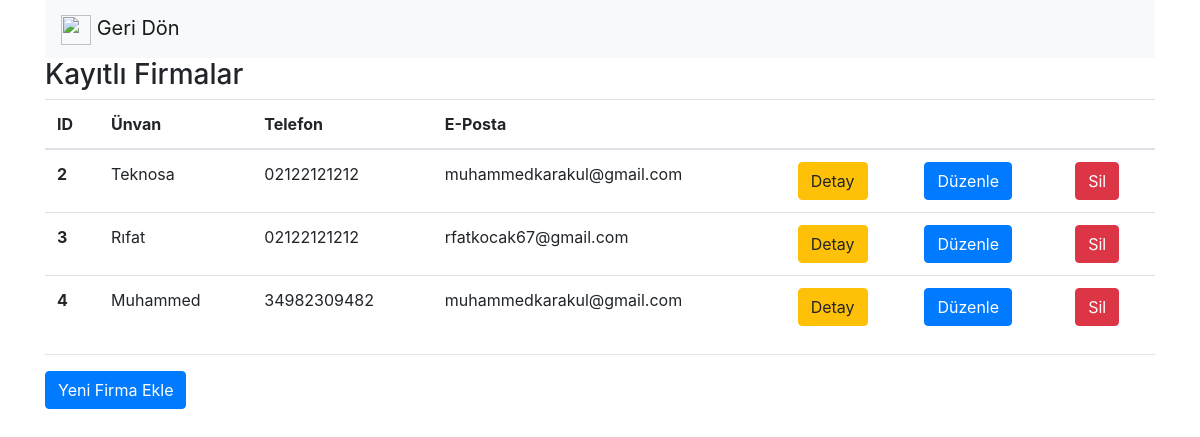
The app's page /firmaListe, older data.
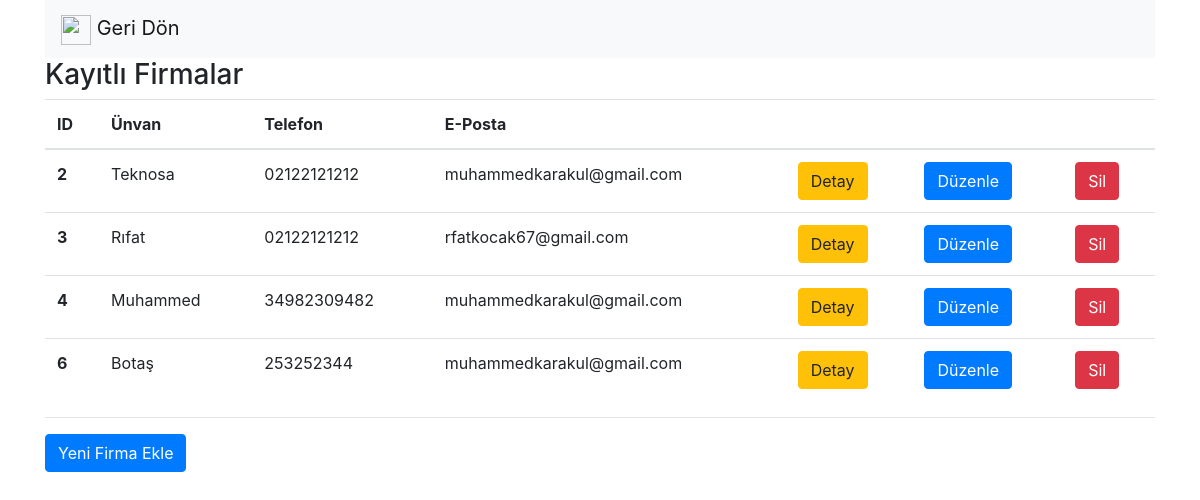
The same page, newer data.
### safeputapp/models.py (models this page shows, shortened)
class Firma(models.Model):
    kutuk_no = models.CharField(max_length = 10, verbose_name = "Kütük Numarası")
    unvan = models.CharField(max_length = 50, verbose_name = "Ünvan")
    adres = models.CharField(max_length = 250, verbose_name = "Adres")
    posta_kodu = models.CharField(max_length = 10, verbose_name = "Posta Kodu")
    sehir = models.CharField(max_length = 50, verbose_name = "Şehir")
    telefon = models.CharField(max_length = 20, verbose_name = "Telefon")
    faks = models.CharField(max_length = 20, verbose_name = "Faks")
    eposta = models.CharField(max_length = 50, verbose_name = "E-Posta")
    aktifmi = models.BooleanField(verbose_name = "Aktif mi?", default = True)
    olusturma_tarihi = models.DateTimeField(auto_now_add = True, blank = True, verbose_name = "Oluşturma Tarihi")
    duzunleme_tarihi = models.DateTimeField(verbose_name = "Duzenleme Tarihi", blank = True, null = True)

### safeputapp/views.py (the view)
# urls.py: url(r'^firmaListe', firmaListe),
def firmaListe(request):
    firmalar = Firma.objects.all()
    return render( request, "firmaListe.html", { "firmalar" : firmalar } )

### safeputapp/templates/firmaListe.html (shortened to what this page needs)
<!DOCTYPE html>
    <html>
        <head>
        <link rel="stylesheet" href="https://maxcdn.bootstrapcdn.com/bootstrap/4.0.0/css/bootstrap.min.css">
        </head>
        <body>
            <div class="container">
                <nav class="navbar navbar-light bg-light">
                    <a class="navbar-brand" href="anasayfa">
                        <img src="https://image.flaticon.com/icons/svg/118/118739.svg" width="30" height="30" alt=""> Geri Dön
                    </a>
                </nav>
                <h3>Kayıtlı Firmalar</h3>
                    {% if firmalar %}
                        <table class="table">
                            <thead>
                                <tr>
                                <th scope="col">ID</th>
                                <th scope="col">Ünvan</th>
                                <th scope="col">Telefon</th>
                                <th scope="col">E-Posta</th>
                                <th scope="col"></th>
                                <th scope="col"></th>
                                <th scope="col"></th>
                                </tr>
                            </thead>
                            <tbody>
                                {% for firma in firmalar %}
                                    {% if firma.aktifmi %}
                                        <tr>
                                            <th scope="row"> {{ firma.id }} </th>
                                            <td> {{ firma.unvan }} </td>
                                            <td> {{ firma.telefon }} </td>
                                            <td> {{ firma.eposta }} </td>
                                            <td><a href="/firmaDetay/{{firma.id}}" class="btn btn-warning">Detay</td>
                                            <td><a href="/firmaDuzenle/{{firma.id}}" class="btn btn-primary">Düzenle</td>
                                            <td><a href="/firmaSil/{{firma.id}}" class="btn btn-danger">Sil</td>
                                        </tr>
                                    {% endif %}
                                {% endfor %}
                            </tbody>
                        </table>
                    {% else %}
                        <div class="alert alert-danger">
                            Kayıt bulunamadı.
                        </div>
                    {% endif %}
                <hr>
                <a href="firmaEkle" class="btn btn-primary"> Yeni Firma Ekle </a>
            </div>
        </body>
</html>

Row changes from the older to the newer data that the page shows:
added Firma: id "6", unvan "Botaş", telefon "253252344", eposta "muhammedkarakul@gmail.com"
